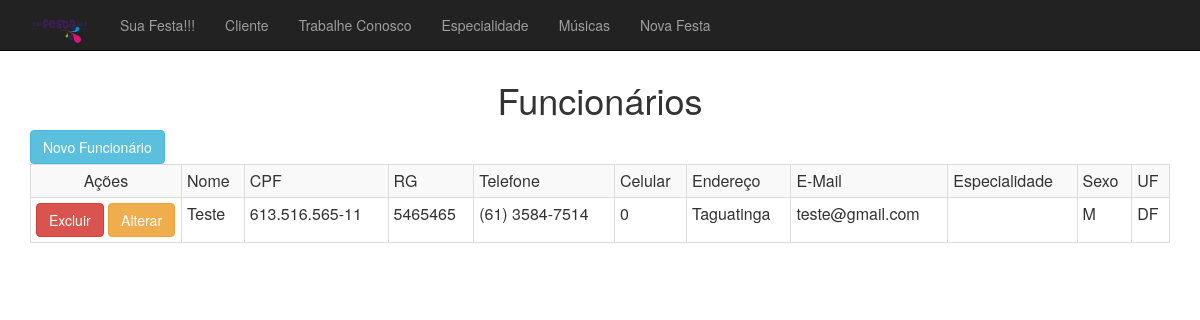
The page /funcionario/index.php on the database as committed earlier.
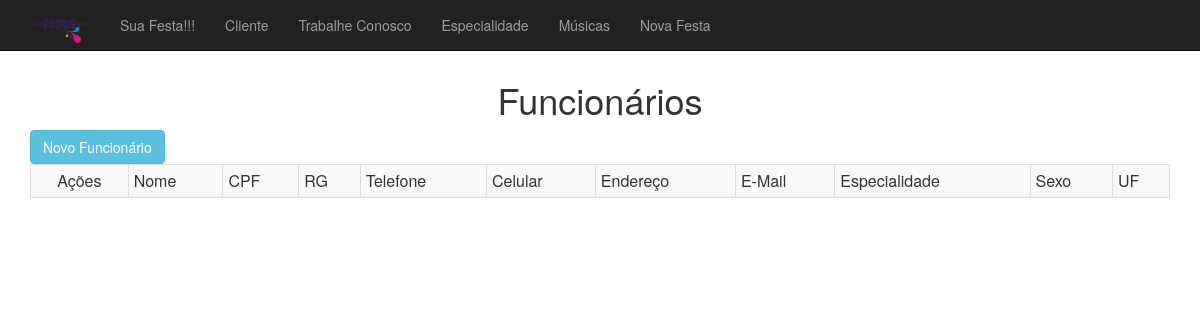
The same page on the database as committed later.
### tables this page shows
CREATE TABLE IF NOT EXISTS `funcionarios` (
  `id_funcionarios` INT(11) NOT NULL AUTO_INCREMENT,
  `nome` VARCHAR(45) NOT NULL,
  `cpf` VARCHAR(20) NOT NULL,
  `rg` VARCHAR(15) NOT NULL,
  `telefone` VARCHAR(20) NOT NULL,
  `celular` VARCHAR(20) NOT NULL,
  `endereco` VARCHAR(45) NOT NULL,
  `email` VARCHAR(45) NOT NULL,
  `sexo` CHAR(1) NOT NULL,
  `uf` VARCHAR(2) NOT NULL,
  `id_especialidade` INT(11) NOT NULL,
  PRIMARY KEY (`id_funcionarios`),
  INDEX `fk_funcionarios_especialidade1_idx` (`id_especialidade` ASC),
  CONSTRAINT `fk_funcionarios_especialidade1`
    FOREIGN KEY (`id_especialidade`)
    REFERENCES `especialidade` (`id_especialidade`)
    ON DELETE NO ACTION
    ON UPDATE NO ACTION);

### funcionario/Funcionario.php (called while the page is built, shortened)
<?php
include_once '../Conexao.php';
class Funcionario
{
    public function recuperarDados()
    {
        $conexao = new Conexao();
        $sql = "select * from funcionarios";
        return $conexao->recuperarDados($sql);
    }
}

### Conexao.php (called while the page is built, shortened)
<?php
class Conexao {
	protected $conexao;
	public function conectar()
	{
		$this->conexao = new PDO('mysql:host=localhost;dbname=projetointegrador;charset=utf8', 'root', '');
	}
	public function desconectar()
	{
		$this->conexao = null;
	}
	public function recuperarDados($sql)
	{
        $retorno = $this->conexao->query($sql)->fetchAll(PDO::FETCH_ASSOC);
		return $retorno;
	}
}

### funcionario/index.php (the view, shortened to what this page needs)
<?php
include_once 'Funcionario.php';
$funcionario = new Funcionario();
$arFuncionario = $funcionario->recuperarDados();
include_once '../cabecalho.php';
?>
    <h1 class="text-center">Funcionários</h1>
    <a class="btn btn-info" href=formulario.php>Novo Funcionário</a>
    <table class="table table-bordered table-hover table-striped table-condensed">
        <tr>
            <td align="center">Ações</td>
            <td>Nome</td>
            <td>CPF</td>
            <td>RG</td>
            <td>Telefone</td>
            <td>Celular</td>
            <td>Endereço</td>
            <td>E-Mail</td>
            <td>Especialidade</td>
            <td>Sexo</td>
            <td>UF</td>
        </tr>
        <?php foreach ($arFuncionario as $funcionario) { ?>
            <tr>
                <td style='width: 151px'>
                    <a href='processamento.php?acao=excluir&idfuncionarios=<?php $funcionario['idfuncionarios'] ?>'
                       class='btn btn-danger'>Excluir
                    </a>
                    <a href='formulario.php?idfuncionarios=<?php echo $funcionario['idfuncionarios'] ?>' class='btn btn-warning'>Alterar</a>
                </td>
                <td><?= $funcionario['nome'] ?></td>
                <td><?= $funcionario['cpf'] ?></td>
                <td><?= $funcionario['rg'] ?></td>
                <td><?= $funcionario['telefone'] ?></td>
                <td><?= $funcionario['celular'] ?></td>
                <td><?= $funcionario['endereco'] ?></td>
                <td><?= $funcionario['email'] ?></td>
                <td><?= $funcionario['id_especialidade'] ?></td>
                <td><?= $funcionario['sexo'] ?></td>
                <td><?= $funcionario['uf'] ?></td>
            </tr>
        <?php } ?>
    </table>
<?php
include_once '../rodape.php';

Rows that differ between the two databases and show on the page:
removed funcionarios: nome "Teste", cpf "613.516.565-11", rg "5465465", telefone "(61) 3584-7514", celular "0", endereco "Taguatinga", email "teste@gmail.com", sexo "M", uf "DF"
